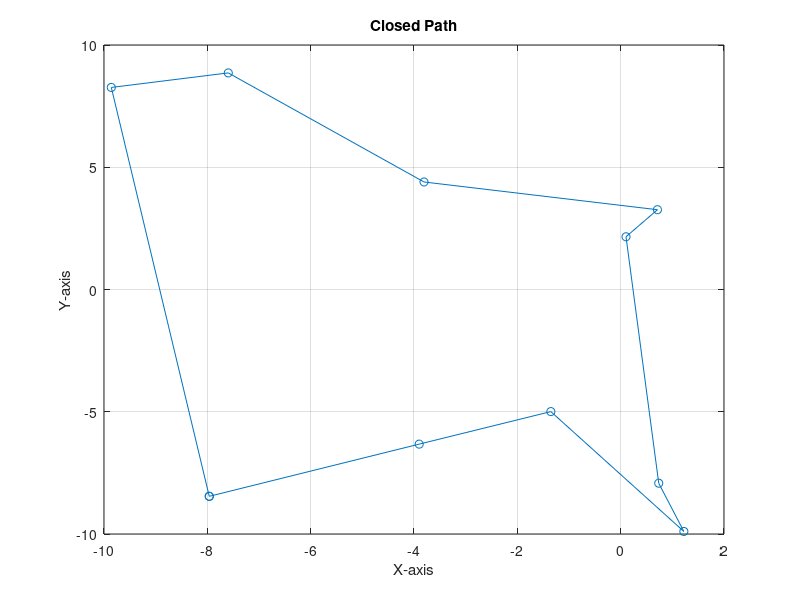

MATLAB code for this plot:
clear
clc
close all

N = 10;
x = 20 * rand(1, N) - 10;
y = 20 * rand(1, N) - 10;

% Compute the centroid of the points
centroid_x = mean(x);
centroid_y = mean(y);

% Calculate angles from the centroid to each point
angles = atan2(y - centroid_y, x - centroid_x);

% Sort the points based on the calculated angles
[~, sorted_idx] = sort(angles);
x = x(sorted_idx);
y = y(sorted_idx);

% Close the path by returning to the first point
x = [x, x(1)];
y = [y, y(1)];

figure;
plot(x, y, '-o');
xlabel('X-axis');
ylabel('Y-axis');
title('Closed Path');
grid on;